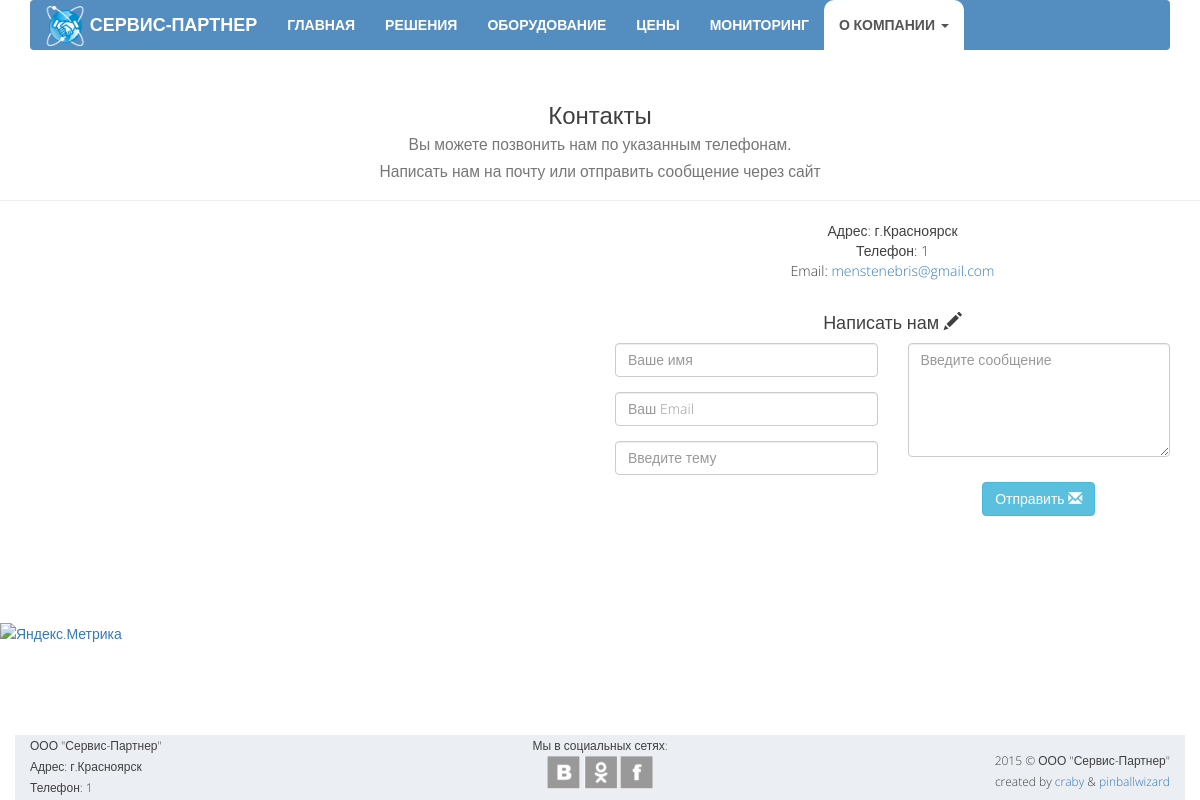
Before: /contacts with the older database file.
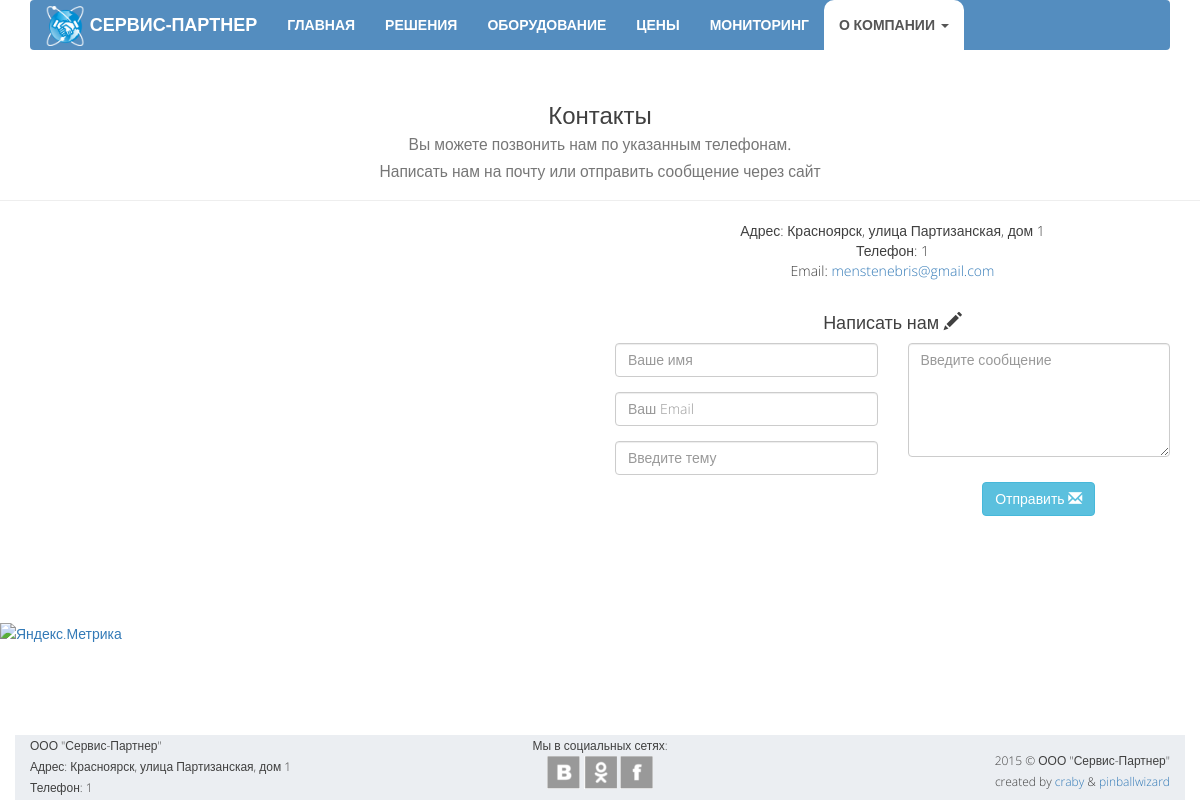
After: the same page with the newer database file.
### opensky/models.py (models this page shows, shortened)
class Office(models.Model):
    MAP_CHOICES = (
        ('yandex#map', 'Схема'),
        ('yandex#satellite', 'Спутник'),
        ('yandex#hybrid', 'Гибрид'),
        ('yandex#publicMap', 'Народная'),
        ('yandex#publicMapHybrid', 'Народная+Гибрид'),
    )
    address = models.CharField("Контактный адресс", max_length=100, blank=True)
    email = models.EmailField("Контактная почта", max_length=50, blank=True)
    phone1 = models.CharField("Телефон офиса", max_length=15, blank=True)
    phone2 = models.CharField("Телефон техподдержки", max_length=15, blank=True)
    latitude = models.CharField("Широта", max_length=10)
    longitude = models.CharField("Долгота", max_length=10)
    maptype = models.CharField("Тип карты", max_length=30, choices=MAP_CHOICES, default='yandex#map')

class SocialWidget(models.Model):
    SOCIAL_CHOICES = (
        ('vk', 'Вконтакте'),
        ('ok', 'Одноклассники'),
        ('fb', 'Facebook'),
        ('tw', 'Twitter'),
        ('li', 'LinkedIn'),
        ('yt', 'YouTube'),
        ('in', 'Instagram'),
    )
    name = models.CharField("Название", max_length=2, choices=SOCIAL_CHOICES)
    url = models.URLField("Ссылка", blank=True)

### opensky/views.py (the view, shortened to what this page needs)
# urls.py: url(r'^contacts', views.contacts, name='contacts'),
def contacts(request):
    office = Office.objects.get(pk=1)
    office_mail = office.email
    server_mail = 'ooo.service-partner@yandex.ru'
    data = {
        'office': office,
        'widgets': SocialWidget.objects.all(),
        'form': MailForm(),
        'thank': False,
        'color': {},
    }
    return render(request, 'opensky/contacts.html', data)

### opensky/views.py (shortened to what this page needs)
class MailForm(forms.ModelForm):
    color = {}
    class Meta:
        model = Mail
        fields = ['sender', 'email', 'subject', 'message']
        localized_fields = ('__all__',)
        widgets = {
            'sender': forms.TextInput(attrs={
                'placeholder': 'Ваше имя',
                'type': 'text',
                'class': 'form-control',
            }),
            'email': forms.EmailInput(attrs={
                'placeholder': 'Ваш Email',
                'type': 'email',
                'class': 'form-control',
            }),
            'subject': forms.TextInput(attrs={
                'placeholder': 'Введите тему',
                'type': 'text',
                'class': 'form-control',
            }),
            'message': forms.Textarea(attrs={
                'placeholder': 'Введите сообщение',
                'type':'text',
                'class': 'form-control',
                'rows': 5,
            }),
        }

### opensky/templates/opensky/contacts.html (shortened to what this page needs)
{% extends "opensky/template.html" %}
{% block body %}
    <div class="page-header text-center">
        <h3>Контакты <br>
            <small>Вы можете позвонить нам по указанным телефонам.<br>
                Написать нам на почту или отправить сообщение через сайт</small></h3>
    </div>
    <div class="container">
        <div class="row">
            <div class="col-md-6">
                <div id="map" data-maptype="{{ office.maptype }}" data-latitude="{{ office.latitude }}" data-longitude="{{ office.longitude }}" style="width:100%; height:400px"></div>
            </div>
            <div class="col-md-6 text-center">
                <address>
                    Адрес: {{ office.address }}<br/>
                    Телефон: {{ office.phone1 }}<br/>
                    Email: {{ office.email|urlize }}
                </address>
                <div class="row">
                    <form action="{% url 'contacts' %}" role="form" method="post">
                        <h4>Написать нам <span class="glyphicon glyphicon-pencil"></span></h4>
                        <div class="col-md-6">
                            <div class="form-group {{ color.sender }} fieldWrapper">
                                {{ form.sender }}
                            </div>
                            <div class="form-group {{ color.email }} fieldWrapper">
                                {{ form.email }}
                            </div>
                            <div class="form-group {{ color.subject }} fieldWrapper">
                                {{ form.subject }}
                            </div>
                        </div>
                        <div class="col-md-6">
                            <div class="form-group {{ color.message }} fieldWrapper">
                                {{ form.message }}
                            </div>
                        </div>
                        <button class="btn btn-info btn-primary btn-md contact-btn" type="submit">Отправить
                            <span class="glyphicon glyphicon-envelope" aria-hidden="true"></span>
                        </button>
                    </form>
                </div>
            </div>
        </div>
    </div>
{% endblock %}

### opensky/templates/opensky/template.html (shortened to what this page needs)
<!DOCTYPE html>
<html>
<head lang="en">
    {% load staticfiles %}
    <link rel="stylesheet" href="https://maxcdn.bootstrapcdn.com/bootstrap/3.3.4/css/bootstrap.min.css">
    <link href="{% static 'opensky/style/mystyle.css' %}" rel="stylesheet">
</head>
<body>
    {% block header %}
    <header class="header">
        <div class="container">
            <nav class="navbar navbar-default">
                <div class="navbar-header hidden-sm">
                    <a class="navbar-brand" href="{% url 'home' %}">
                        <img src="{% static 'opensky/images/logo-small.png' %}" height="40px" width="40px">
                        <span class="hidden-md">СЕРВИС-ПАРТНЕР</span>
                    </a>
                </div>
                <div class="collapse navbar-collapse" id="myNavbar">
                    <ul class="mynav nav navbar-nav">
                        <li><a href="{% url 'home' %}">ГЛАВНАЯ</a></li>
                        <li><a href="{% url 'features' %}">РЕШЕНИЯ</a></li>
                        <li><a href="{% url 'equipment' %}">ОБОРУДОВАНИЕ</a></li>
                        <li><a href="{% url 'pricing' %}">ЦЕНЫ</a></li>
                        <li><a href="{% url 'services' %}">МОНИТОРИНГ</a></li>
                        <li class="dropdown text-nowrap">
                            <a class="dropdown-toggle" data-toggle="dropdown" id="menu1" href="#">
                                О КОМПАНИИ
                                <span class="caret"></span>
                            </a>
                        </li>
                    </ul>
                </div>
            </nav>
        </div>
    </header>
    {% endblock header %}
    {% block body %}
    {% endblock body %}
    <footer class="footer">
        <div class="container">
            <div class="row">
                <div class="col-md-4 hidden-xs hidden-sm">
                    ООО "Сервис-Партнер"<br>
                    Адрес: {{ office.address }}<br>
                    Телефон: {{ office.phone1 }}
                </div>
                <div class="col-md-4 col-xs-6 text-center">
                    Мы в социальных сетях:<br>
                    {% for widget in widgets %}
                        <a href="{{ widget.url }}"><div class="s-l {{ widget.name }}"></div></a>
                    {% endfor %}
                </div>
                <div class="col-md-4 col-xs-6 text-right">
                    <span>2015 © ООО "Сервис-Партнер"<br> created by
                        <a href="https://github.com/craby-c">craby</a> &
                        <a href="https://github.com/pinballwizard">pinballwizard</a>
                    </span>
                </div>
            </div>
        </div>
    </footer>
</body>
<a href="https://metrika.yandex.ru/stat/?id=29770461&amp;from=informer" target="_blank" rel="nofollow">
    <img src="//bs.yandex.ru/informer/29770461/3_1_FFFFFFFF_EFEFEFFF_0_pageviews" style="width:88px; height:31px; border:0;" alt="Яндекс.Метрика" title="Яндекс.Метрика: данные за сегодня (просмотры, визиты и уникальные посетители)" onclick="try{Ya.Metrika.informer({i:this,id:29770461,lang:'ru'});return false}catch(e){}"/>
</a>
</html>

### opensky/static/opensky/style/mystyle.css (style rules this page uses)
html { min-height: 100%; position: relative; }
body { min-height: 100%; font-size: 14px; font-family: 'Open Sans', sans-serif; font-weight: 300; line-height: 21px; color: #404040; margin-bottom: 100px; }
.header { color: #ffffff; font-weight: bold; padding-bottom: 1%; }
.navbar-brand { font-weight: bold; padding-top: 6px; }
.navbar-brand>img { display: inline; }
.navbar-default .navbar-brand, .navbar-brand:hover { color: #FFFFFF !important; }
.navbar-default { margin-bottom: 0; background-color: #548DBF; border: none; }
.navbar-default .mynav>li>a { color:#FFFFFF; font-size: 14px; font-weight: bold; }
.navbar-collapse { padding: 0; }
.nav>li:hover, .nav>li:active, .nav>.active>a, .nav>.open>a { background-color: #FFFFFF !important; border-radius: 10px 10px 0 0; color: #404040; }
li>a { font-size: 18px; }
.footer { position: absolute; bottom: 0; width: 100%; height: 65px; }
.footer>.container, .footer>.container>.row, .footer>.container>.row>div { height: 100%; background-color: #EBEEF2; }
.footer>.container>.row>div:last-child { padding: 15px 15px 0 10px; }
.footer>.container>.row>div { font-size: 12px; }
.contact-btn { margin-top: 10px; }
.s-l { display: inline-block; height: 33px; width: 33px; background: url('../images/ikonki-small.png') no-repeat; cursor: pointer; }
.vk { background-position: -137px -55px; }
.ok { background-position: -178px -55px; }
.fb { background-position: -12px -55px; }
.btn, .nav-tabs { outline: none !important; }
@media (min-width: 768px) { .navbar-nav>li { display: table-cell; float: none; text-align: center; } }

Changed rows visible on the page:
changed Office "menstenebris@gmail.com": latitude "40" → "92.804153" (drawn); address "г.Красноярск" → "Красноярск, улица Партизанская, дом 1"
